Frame 1 (no input): blank canvas, image omitted
Frame 60 (the mouse pressed at the canvas centre just before this capture): blank canvas, image omitted
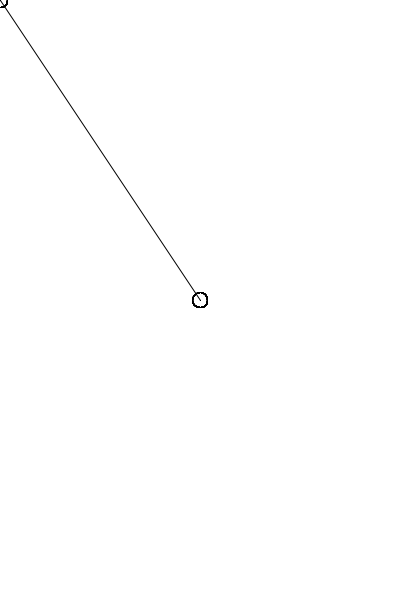
Frame 120 (the mouse held since frame 60 and released just before this capture)

The Processing sketch whose frames 1 and 60 were blank and that drew this single picture after the mouse press (run headless with seeded random() and noise(); from frame 60 on, the mouse is pressed at the canvas centre):

// Processing sketch: ej06a_lapiz
// ── ej06a_lapiz.pde

// M3: Animacional NO lineal
// Interactividad y Condionales

void setup(){
  size( 400, 600 );
  background( 255 );
  noFill();
  
  //frameRate( 5 );
}

void draw(){
  //point( mouseX, mouseY );
  circle( mouseX, mouseY, 15 );
  
  //LA SOLUCION AL PROBLEMA DE DIBUJAR COMO UN LAPIZ
  //dibujo una linea entre la posicion actual y la anterior del mouse
  line( mouseX, mouseY, pmouseX, pmouseY ); //p = previous
}
